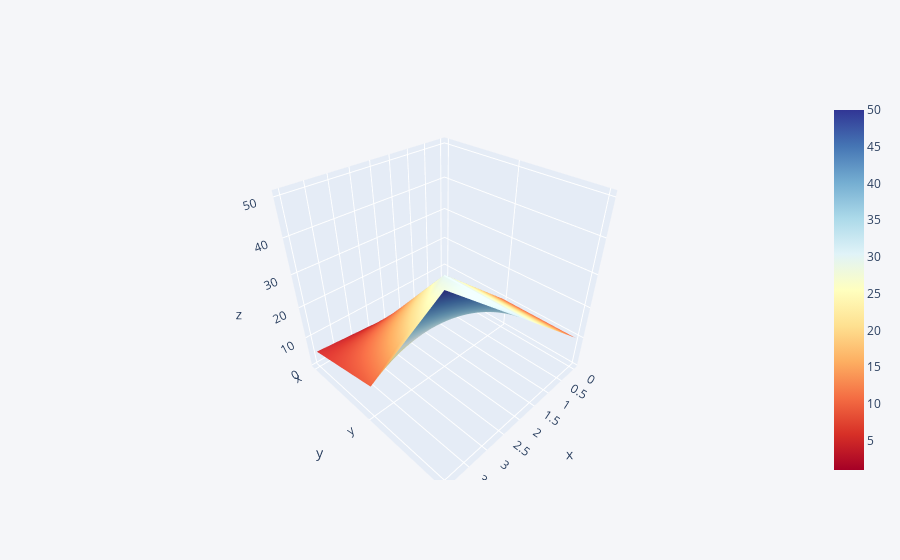

Write notebook code for a chart like this one.
### Code cell
df3.iplot(kind='surface', colorscale='rdylbu')

### Figure 1 — Plotly figure (JSON) as saved in the notebook; plotly's stock layout.template omitted (floating-point values rounded to 4 significant figures)
{"data": [{"colorscale": [[0, "rgb(165,0,38)"], [0.1, "rgb(215,48,39)"], [0.2, "rgb(244,109,67)"], [0.3, "rgb(253,174,97)"], [0.4, "rgb(254,224,144)"], [0.5, "rgb(255,255,191)"], [0.6, "rgb(224,243,248)"], [0.7, "rgb(171,217,233)"], [0.8, "rgb(116,173,209)"], [0.9, "rgb(69,117,180)"], [1, "rgb(49,54,149)"]], "type": "surface", "x": [0, 1, 2, 3, 4], "y": ["x", "y", "z"], "z": [[1, 2, 3, 4, 5], [10, 20, 30, 20, 10], [10, 20, 30, 40, 50]]}], "layout": {"legend": {"bgcolor": "#F5F6F9", "font": {"color": "#4D5663"}}, "paper_bgcolor": "#F5F6F9", "plot_bgcolor": "#F5F6F9", "title": {"font": {"color": "#4D5663"}}, "xaxis": {"gridcolor": "#E1E5ED", "showgrid": true, "tickfont": {"color": "#4D5663"}, "title": {"font": {"color": "#4D5663"}, "text": ""}, "zerolinecolor": "#E1E5ED"}, "yaxis": {"gridcolor": "#E1E5ED", "showgrid": true, "tickfont": {"color": "#4D5663"}, "title": {"font": {"color": "#4D5663"}, "text": ""}, "zerolinecolor": "#E1E5ED"}}}
